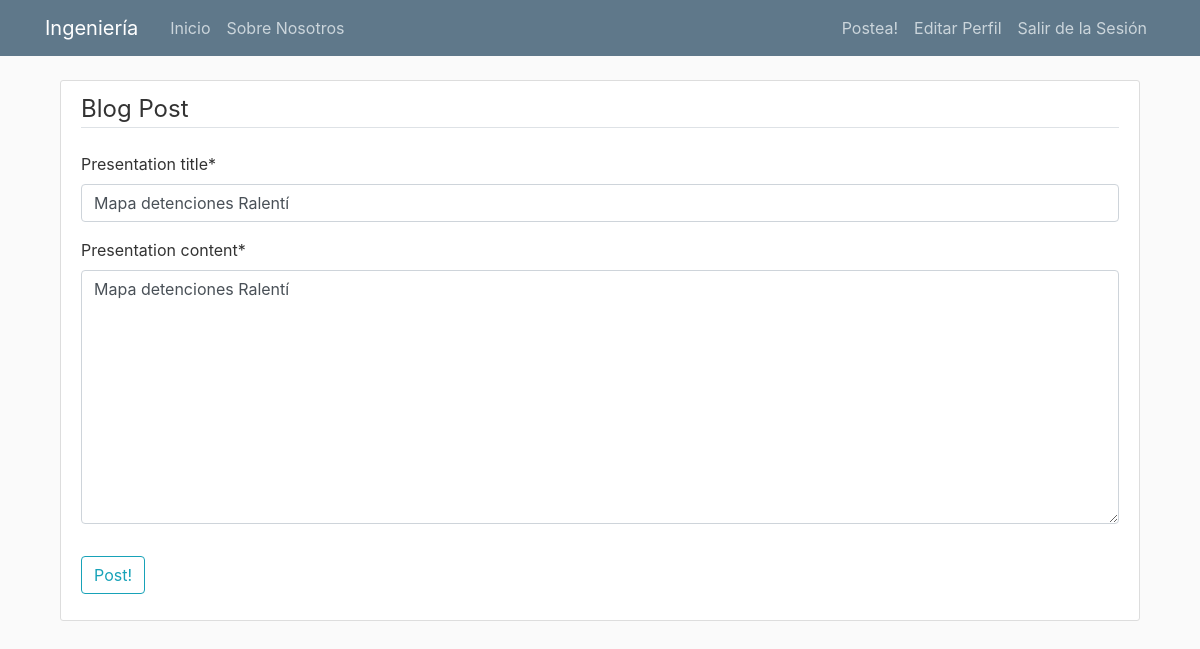
Page /presentation/10/update/ (signed in) on the committed database.
### blog/models.py (models this page shows, shortened)
class Presentation(models.Model):
    postDetail = models.ForeignKey(PostDetail, on_delete=models.CASCADE)
    presentation_title = models.CharField(max_length=100)
    presentation_content = models.TextField()

### blog/views.py (the view, shortened to what this page needs)
# urls.py: path('presentation/<int:pk>/update/', PresentationUpdateView.as_view(), name='presentation-update'),
class PresentationUpdateView(LoginRequiredMixin, UserPassesTestMixin, UpdateView):
    model = Presentation
    fields = ['presentation_title', 'presentation_content']
    def test_func(self):
        presentation = self.get_object()
        if self.request.user == presentation.postDetail.post.author:
            return True
        return False

### blog/templates/blog/presentation_form.html (shortened to what this page needs)
{% extends "blog/base.html" %}
{% load crispy_forms_tags %}
{% block content %}
    <div class="content-section">
        <form method="POST">
            <fieldset class="form-group">
                <legend class="border-bottom mb-4">Blog Post</legend>
                {{ form|crispy }}
            </fieldset>
            <div class="form-group">
                <button class="btn btn-outline-info" type="submit">Post!</button>
            </div>
        </form>
    </div>
{% endblock content %}

### blog/static/blog/main.css (style rules this page uses)
body { background: #fafafa; color: #333333; margin-top: 5rem; }
.content-section { background: #ffffff; padding: 10px 20px; border: 1px solid #dddddd; border-radius: 3px; margin-bottom: 20px; }

### rows in the picture
Presentation: presentation_title "Mapa detenciones Ralentí", presentation_content "Mapa detenciones Ralentí"
